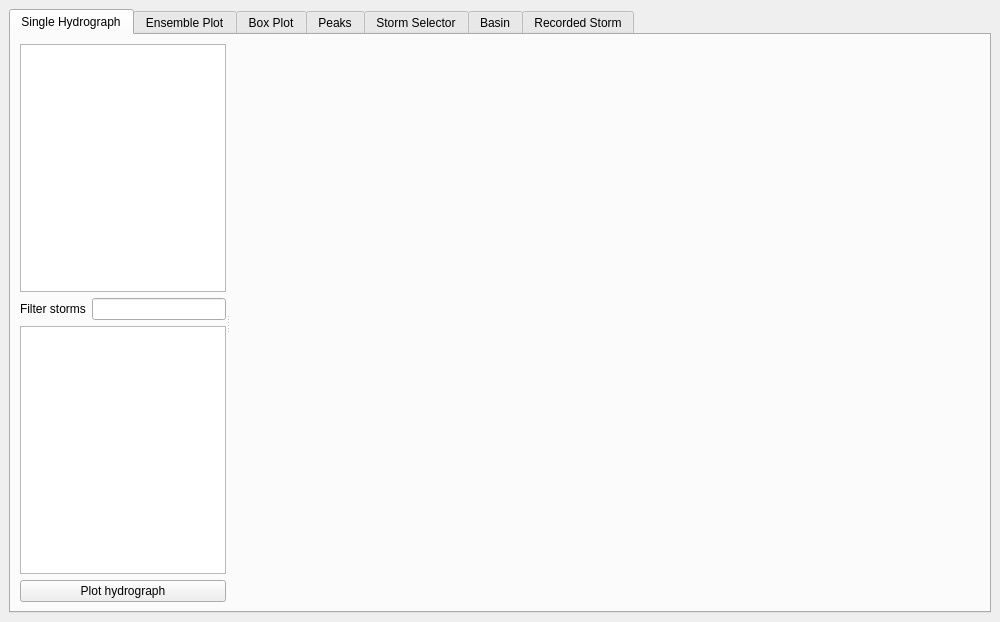
<?xml version="1.0" encoding="UTF-8"?>
<ui version="4.0">
 <class>WBNMViewerDockWidgetBase</class>
 <widget class="QDockWidget" name="WBNMViewerDockWidgetBase">
  <property name="geometry">
   <rect>
    <x>0</x>
    <y>0</y>
    <width>1000</width>
    <height>622</height>
   </rect>
  </property>
  <property name="windowTitle">
   <string>WBNM Viewer</string>
  </property>
  <widget class="QWidget" name="dockWidgetContents">
   <layout class="QVBoxLayout" name="verticalLayout_2">
    <item>
     <widget class="QTabWidget" name="tabWidget">
      <property name="currentIndex">
       <number>0</number>
      </property>
      <widget class="QWidget" name="tabWidgetPage1">
       <attribute name="title">
        <string>Single Hydrograph</string>
       </attribute>
       <layout class="QGridLayout" name="gridLayout_3">
        <item row="0" column="0">
         <widget class="QSplitter" name="splitter">
          <property name="lineWidth">
           <number>0</number>
          </property>
          <property name="orientation">
           <enum>Qt::Horizontal</enum>
          </property>
          <widget class="QWidget" name="layoutWidget">
           <layout class="QVBoxLayout" name="verticalLayout">
            <item>
             <widget class="QListWidget" name="subareasListWidget">
              <property name="baseSize">
               <size>
                <width>0</width>
                <height>0</height>
               </size>
              </property>
             </widget>
            </item>
            <item>
             <layout class="QHBoxLayout" name="horizontalLayout_3">
              <item>
               <widget class="QLabel" name="label_2">
                <property name="text">
                 <string>Filter storms</string>
                </property>
               </widget>
              </item>
              <item>
               <widget class="QLineEdit" name="filterEdit">
                <property name="baseSize">
                 <size>
                  <width>0</width>
                  <height>0</height>
                 </size>
                </property>
               </widget>
              </item>
             </layout>
            </item>
            <item>
             <widget class="QListWidget" name="stormsListWidget">
              <property name="baseSize">
               <size>
                <width>0</width>
                <height>0</height>
               </size>
              </property>
             </widget>
            </item>
            <item>
             <widget class="QPushButton" name="plotButton">
              <property name="baseSize">
               <size>
                <width>0</width>
                <height>0</height>
               </size>
              </property>
              <property name="text">
               <string>Plot hydrograph</string>
              </property>
             </widget>
            </item>
           </layout>
          </widget>
          <widget class="QWidget" name="chartWidget" native="true">
           <property name="minimumSize">
            <size>
             <width>750</width>
             <height>0</height>
            </size>
           </property>
          </widget>
         </widget>
        </item>
       </layout>
      </widget>
      <widget class="QWidget" name="ensembleTab">
       <attribute name="title">
        <string>Ensemble Plot</string>
       </attribute>
       <layout class="QGridLayout" name="gridLayout_4">
        <item row="0" column="0">
         <widget class="QSplitter" name="splitter_3">
          <property name="orientation">
           <enum>Qt::Horizontal</enum>
          </property>
          <widget class="QWidget" name="">
           <layout class="QVBoxLayout" name="verticalLayout_4">
            <item>
             <widget class="QListWidget" name="subareas3ListWidget"/>
            </item>
            <item>
             <widget class="QListWidget" name="aeps2ListWidget"/>
            </item>
            <item>
             <widget class="QListWidget" name="durationsListWidget"/>
            </item>
            <item>
             <widget class="QPushButton" name="ensembleButton">
              <property name="text">
               <string>Create Ensemble Plot</string>
              </property>
             </widget>
            </item>
           </layout>
          </widget>
          <widget class="QWidget" name="ensembleWidget" native="true">
           <property name="minimumSize">
            <size>
             <width>750</width>
             <height>0</height>
            </size>
           </property>
          </widget>
         </widget>
        </item>
       </layout>
      </widget>
      <widget class="QWidget" name="boxTab">
       <attribute name="title">
        <string>Box Plot</string>
       </attribute>
       <layout class="QGridLayout" name="gridLayout">
        <item row="0" column="0">
         <widget class="QSplitter" name="splitter_2">
          <property name="orientation">
           <enum>Qt::Horizontal</enum>
          </property>
          <widget class="QWidget" name="">
           <layout class="QVBoxLayout" name="verticalLayout_3">
            <item>
             <widget class="QListWidget" name="subareas2ListWidget"/>
            </item>
            <item>
             <widget class="QListWidget" name="aepsListWidget"/>
            </item>
            <item>
             <widget class="QPushButton" name="boxButton">
              <property name="text">
               <string>Create Box Plot</string>
              </property>
             </widget>
            </item>
           </layout>
          </widget>
          <widget class="QWidget" name="boxWidget" native="true">
           <property name="minimumSize">
            <size>
             <width>750</width>
             <height>0</height>
            </size>
           </property>
          </widget>
         </widget>
        </item>
       </layout>
      </widget>
      <widget class="QWidget" name="dataTab">
       <attribute name="title">
        <string>Peaks</string>
       </attribute>
       <layout class="QGridLayout" name="gridLayout_2">
        <item row="0" column="0">
         <widget class="QTableView" name="dataTableView"/>
        </item>
       </layout>
      </widget>
      <widget class="QWidget" name="selectorTab">
       <attribute name="title">
        <string>Storm Selector</string>
       </attribute>
      </widget>
      <widget class="QWidget" name="basinTab">
       <attribute name="title">
        <string>Basin</string>
       </attribute>
      </widget>
      <widget class="QWidget" name="recordedTab">
       <attribute name="title">
        <string>Recorded Storm</string>
       </attribute>
      </widget>
     </widget>
    </item>
   </layout>
  </widget>
 </widget>
 <resources/>
 <connections/>
</ui>
